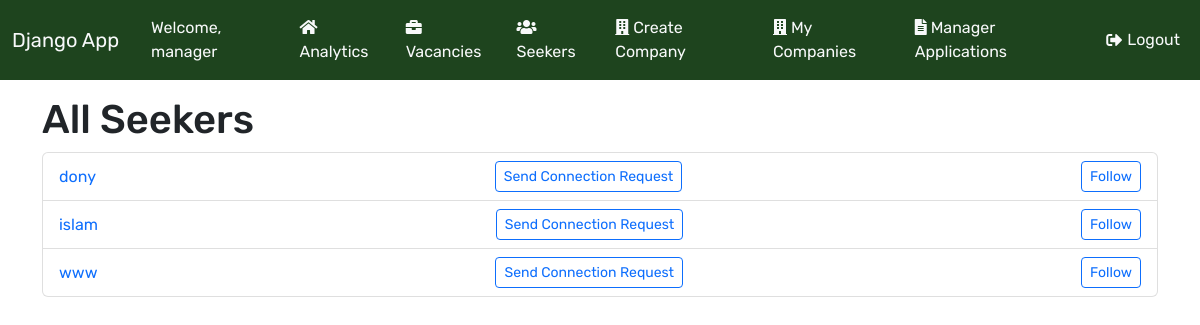
Before: /api/follows/seekers/ (signed in) with the older database file.
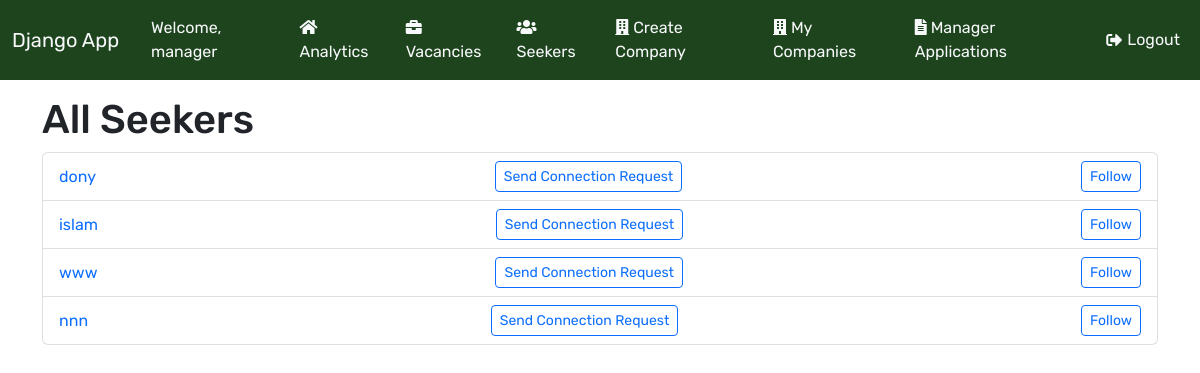
After: the same page with the newer database file.
### users/models.py (models this page shows)
class CustomUser(AbstractUser):
    ROLE_CHOICES = [
        ('seeker', 'Seeker'),
        ('hr', 'HR'),
        ('admin', 'Admin'),
    ]
    role = models.CharField(max_length=10, choices=ROLE_CHOICES, default='seeker')

### follows/views.py (the view)
# urls.py: path('seekers/', ListSeekersView.as_view(), name='list_seekers'),
class ListSeekersView(LoginRequiredMixin, View):
    def get(self, request):
        seekers = CustomUser.objects.filter(role="seeker").exclude(id=request.user.id).select_related('profile')
        seekers_with_follow_and_connection_state = [
            {
                'id': seeker.id,
                'username': seeker.username,
                'email': seeker.email,
                'is_following': request.user.following.filter(followee=seeker).exists(),
                'is_connected': Connection.objects.filter(
                    (Q(sender=request.user, receiver=seeker) | Q(sender=seeker, receiver=request.user)) &
                    Q(status='accepted')
                ).exists(),
                'request_sent': Connection.objects.filter(sender=request.user, receiver=seeker, status='pending').exists(),
            }
            for seeker in seekers
        ]
        return render(request, 'follows/list_seekers.html', {'seekers': seekers_with_follow_and_connection_state})

### templates/follows/list_seekers.html (shortened to what this page needs)
{% extends "base.html" %}
{% block content %}
<h1>All Seekers</h1>
<ul class="list-group">
    {% for seeker in seekers %}
    <li class="list-group-item d-flex justify-content-between align-items-center">
        <a href="{% url 'profile' seeker.id %}" class="text-decoration-none">
            {{ seeker.username }}
        </a>
        {% if seeker.is_connected %}
            <span>Already Connected</span>
        {% elif seeker.request_sent %}
            <span>Request Sent</span>
        {% else %}
            <button
                class="btn btn-sm btn-outline-primary connect-btn"
                data-id="{{ seeker.id }}">
                Send Connection Request
            </button>
        {% endif %}
        <button
            class="btn btn-sm btn-outline-primary follow-btn"
            data-id="{{ seeker.id }}">
            {% if seeker.is_following %}
                Unfollow
            {% else %}
                Follow
            {% endif %}
        </button>
    </li>
    {% endfor %}
</ul>
{% endblock %}

### templates/base.html (shortened to what this page needs)
<!DOCTYPE html>
<html lang="en">
<head>
    <link href="https://cdn.jsdelivr.net/npm/bootstrap@5.2.3/dist/css/bootstrap.min.css" rel="stylesheet"
>
    <link rel="stylesheet" href="https://cdnjs.cloudflare.com/ajax/libs/font-awesome/5.15.3/css/all.min.css">
</head>
<body>
  <nav class="navbar navbar-expand-md navbar-dark bg-poly-green mb-3">
    <div class="container-fluid">
      <a class="navbar-brand link-light" href="{% url 'home' %}">Django App</a>
      {% if user.is_authenticated %}
        <span class="navbar-text text-light ms-3">
            Welcome, {{ user.username }}
        </span>
      {% endif %}
      <div class="collapse navbar-collapse" id="navbarSupportedContent">
        <ul class="navbar-nav me-auto mb-2 mb-lg-0">
          <li class="nav-item">
            <a class="nav-link link-light" href="{% url 'analytics_home' %}"><i class="fas fa-home"></i> Analytics</a>
          </li>
          <li class="nav-item">
            <a class="nav-link link-light" href="{% url 'vacancy_list' %}"><i class="fas fa-briefcase"></i> Vacancies</a>
          </li>
          {% if user.is_authenticated %}
            <li class="nav-item">
              <a class="nav-link link-light" href="{% url 'list_seekers' %}"><i class="fas fa-users"></i> Seekers</a>
            </li>
            {% if user.role == "hr" or user.role == "admin" %}
              <li class="nav-item">
                <a class="nav-link link-light" href="{% url 'create_company' %}"><i class="fas fa-building"></i> Create Company</a>
              </li>
              <li class="nav-item">
                <a class="nav-link link-light" href="{% url 'company_list' %}"><i class="fas fa-building"></i> My Companies</a>
              </li>
              <li class="nav-item">
                <a class="nav-link link-light" href="{% url 'manager_applications' %}"><i class="fas fa-file-alt"></i> Manager Applications</a>
              </li>
            {% endif %}
            <li class="nav-item">
              <a class="nav-link link-light logout-link" onclick="event.preventDefault(); document.getElementById('logout-form').submit();">
                <i class="fas fa-sign-out-alt"></i> Logout
              </a>
            </li>
          {% endif %}
        </ul>
      </div>
    </div>
  </nav>
    <div class="container">
      {% block content %}{% endblock content %}
    </div>
</body>
</html>

### templates/base.html (style rules this page uses)
body { font-family: 'Bricolage Grotesque', sans-serif; font-family: 'Rubik', sans-serif; }
.bg-poly-green { background-color: #1E441E; }
.logout-link { color: inherit; text-decoration: none; cursor: pointer; display: flex; align-items: center; }
.logout-link i { margin-right: 5px; }
.navbar-nav .nav-item { display: flex; align-items: center; }

Changed rows visible on the page:
added CustomUser: username "nnn"
Other visible differences:
new list line: "Send Connection Request Follow"
